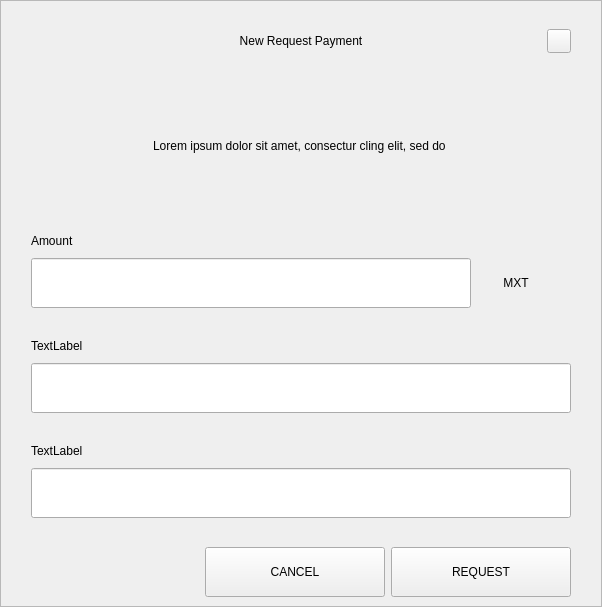
<?xml version="1.0" encoding="UTF-8"?>
<ui version="4.0">
 <class>RequestDialog</class>
 <widget class="QDialog" name="RequestDialog">
  <property name="geometry">
   <rect>
    <x>0</x>
    <y>0</y>
    <width>602</width>
    <height>607</height>
   </rect>
  </property>
  <property name="windowTitle">
   <string>Dialog</string>
  </property>
  <layout class="QVBoxLayout" name="verticalLayout_5">
   <property name="spacing">
    <number>0</number>
   </property>
   <property name="leftMargin">
    <number>0</number>
   </property>
   <property name="topMargin">
    <number>0</number>
   </property>
   <property name="rightMargin">
    <number>0</number>
   </property>
   <property name="bottomMargin">
    <number>0</number>
   </property>
   <item>
    <widget class="QFrame" name="frame">
     <property name="styleSheet">
      <string notr="true"/>
     </property>
     <property name="frameShape">
      <enum>QFrame::StyledPanel</enum>
     </property>
     <property name="frameShadow">
      <enum>QFrame::Raised</enum>
     </property>
     <layout class="QVBoxLayout" name="verticalLayout_4" stretch="1,0,0">
      <property name="spacing">
       <number>0</number>
      </property>
      <property name="leftMargin">
       <number>30</number>
      </property>
      <property name="topMargin">
       <number>20</number>
      </property>
      <property name="rightMargin">
       <number>30</number>
      </property>
      <property name="bottomMargin">
       <number>0</number>
      </property>
      <item>
       <layout class="QHBoxLayout" name="horizontalLayout_3">
        <property name="spacing">
         <number>0</number>
        </property>
        <item>
         <spacer name="horizontalSpacer_21">
          <property name="orientation">
           <enum>Qt::Horizontal</enum>
          </property>
          <property name="sizeHint" stdset="0">
           <size>
            <width>40</width>
            <height>20</height>
           </size>
          </property>
         </spacer>
        </item>
        <item>
         <widget class="QLabel" name="labelTitle">
          <property name="minimumSize">
           <size>
            <width>0</width>
            <height>40</height>
           </size>
          </property>
          <property name="maximumSize">
           <size>
            <width>16777215</width>
            <height>40</height>
           </size>
          </property>
          <property name="styleSheet">
           <string notr="true">padding-left:24px;</string>
          </property>
          <property name="text">
           <string>New Request Payment</string>
          </property>
          <property name="alignment">
           <set>Qt::AlignCenter</set>
          </property>
          <property name="margin">
           <number>7</number>
          </property>
         </widget>
        </item>
        <item>
         <spacer name="horizontalSpacer">
          <property name="orientation">
           <enum>Qt::Horizontal</enum>
          </property>
          <property name="sizeHint" stdset="0">
           <size>
            <width>40</width>
            <height>20</height>
           </size>
          </property>
         </spacer>
        </item>
        <item>
         <widget class="QPushButton" name="btnEsc">
          <property name="minimumSize">
           <size>
            <width>24</width>
            <height>24</height>
           </size>
          </property>
          <property name="maximumSize">
           <size>
            <width>24</width>
            <height>24</height>
           </size>
          </property>
          <property name="focusPolicy">
           <enum>Qt::NoFocus</enum>
          </property>
          <property name="text">
           <string/>
          </property>
         </widget>
        </item>
       </layout>
      </item>
      <item>
       <widget class="QStackedWidget" name="stack">
        <property name="minimumSize">
         <size>
          <width>540</width>
          <height>0</height>
         </size>
        </property>
        <property name="maximumSize">
         <size>
          <width>540</width>
          <height>16777215</height>
         </size>
        </property>
        <property name="currentIndex">
         <number>0</number>
        </property>
        <widget class="QWidget" name="page_1">
         <property name="minimumSize">
          <size>
           <width>540</width>
           <height>0</height>
          </size>
         </property>
         <property name="maximumSize">
          <size>
           <width>540</width>
           <height>16777215</height>
          </size>
         </property>
         <layout class="QVBoxLayout" name="layout1">
          <property name="spacing">
           <number>0</number>
          </property>
          <property name="leftMargin">
           <number>0</number>
          </property>
          <property name="topMargin">
           <number>0</number>
          </property>
          <property name="rightMargin">
           <number>0</number>
          </property>
          <property name="bottomMargin">
           <number>0</number>
          </property>
          <item>
           <spacer name="verticalSpacer_21">
            <property name="orientation">
             <enum>Qt::Vertical</enum>
            </property>
            <property name="sizeType">
             <enum>QSizePolicy::Fixed</enum>
            </property>
            <property name="sizeHint" stdset="0">
             <size>
              <width>20</width>
              <height>30</height>
             </size>
            </property>
           </spacer>
          </item>
          <item alignment="Qt::AlignHCenter">
           <widget class="QLabel" name="labelMessage">
            <property name="minimumSize">
             <size>
              <width>400</width>
              <height>50</height>
             </size>
            </property>
            <property name="text">
             <string>Lorem ipsum dolor sit amet, consectur cling elit, sed do </string>
            </property>
            <property name="alignment">
             <set>Qt::AlignCenter</set>
            </property>
            <property name="wordWrap">
             <bool>true</bool>
            </property>
           </widget>
          </item>
          <item alignment="Qt::AlignBottom">
           <widget class="QWidget" name="containerAmount" native="true">
            <layout class="QVBoxLayout" name="verticalLayout">
             <property name="spacing">
              <number>9</number>
             </property>
             <property name="leftMargin">
              <number>0</number>
             </property>
             <property name="topMargin">
              <number>0</number>
             </property>
             <property name="rightMargin">
              <number>0</number>
             </property>
             <property name="bottomMargin">
              <number>0</number>
             </property>
             <item>
              <widget class="QLabel" name="labelSubtitleAmount">
               <property name="minimumSize">
                <size>
                 <width>350</width>
                 <height>16</height>
                </size>
               </property>
               <property name="maximumSize">
                <size>
                 <width>16777215</width>
                 <height>16</height>
                </size>
               </property>
               <property name="text">
                <string>Amount</string>
               </property>
              </widget>
             </item>
             <item alignment="Qt::AlignTop">
              <widget class="QWidget" name="layoutAmount" native="true">
               <layout class="QHBoxLayout" name="horizontalLayout" stretch="2,0">
                <property name="spacing">
                 <number>0</number>
                </property>
                <property name="leftMargin">
                 <number>0</number>
                </property>
                <property name="topMargin">
                 <number>0</number>
                </property>
                <property name="rightMargin">
                 <number>0</number>
                </property>
                <property name="bottomMargin">
                 <number>0</number>
                </property>
                <item>
                 <widget class="QLineEdit" name="lineEditAmount">
                  <property name="minimumSize">
                   <size>
                    <width>0</width>
                    <height>50</height>
                   </size>
                  </property>
                  <property name="maximumSize">
                   <size>
                    <width>16777215</width>
                    <height>50</height>
                   </size>
                  </property>
                 </widget>
                </item>
                <item>
                 <widget class="QWidget" name="comboContainer" native="true">
                  <property name="minimumSize">
                   <size>
                    <width>100</width>
                    <height>50</height>
                   </size>
                  </property>
                  <property name="maximumSize">
                   <size>
                    <width>16777215</width>
                    <height>50</height>
                   </size>
                  </property>
                  <layout class="QHBoxLayout" name="horizontalLayout_31">
                   <property name="spacing">
                    <number>0</number>
                   </property>
                   <property name="leftMargin">
                    <number>0</number>
                   </property>
                   <property name="topMargin">
                    <number>0</number>
                   </property>
                   <property name="rightMargin">
                    <number>10</number>
                   </property>
                   <property name="bottomMargin">
                    <number>0</number>
                   </property>
                   <item>
                    <widget class="QLabel" name="comboBoxCoin">
                     <property name="text">
                      <string>MXT</string>
                     </property>
                     <property name="alignment">
                      <set>Qt::AlignCenter</set>
                     </property>
                    </widget>
                   </item>
                  </layout>
                 </widget>
                </item>
               </layout>
              </widget>
             </item>
            </layout>
           </widget>
          </item>
          <item>
           <spacer name="verticalSpacer_31">
            <property name="orientation">
             <enum>Qt::Vertical</enum>
            </property>
            <property name="sizeType">
             <enum>QSizePolicy::Fixed</enum>
            </property>
            <property name="sizeHint" stdset="0">
             <size>
              <width>20</width>
              <height>30</height>
             </size>
            </property>
           </spacer>
          </item>
          <item>
           <layout class="QVBoxLayout" name="verticalLayoutLabel">
            <property name="spacing">
             <number>9</number>
            </property>
            <item>
             <widget class="QLabel" name="labelSubtitleLabel">
              <property name="minimumSize">
               <size>
                <width>0</width>
                <height>16</height>
               </size>
              </property>
              <property name="maximumSize">
               <size>
                <width>16777215</width>
                <height>16</height>
               </size>
              </property>
              <property name="text">
               <string>TextLabel</string>
              </property>
             </widget>
            </item>
            <item>
             <widget class="QLineEdit" name="lineEditLabel">
              <property name="minimumSize">
               <size>
                <width>0</width>
                <height>50</height>
               </size>
              </property>
              <property name="maximumSize">
               <size>
                <width>16777215</width>
                <height>50</height>
               </size>
              </property>
             </widget>
            </item>
           </layout>
          </item>
          <item>
           <spacer name="verticalSpacer_34">
            <property name="orientation">
             <enum>Qt::Vertical</enum>
            </property>
            <property name="sizeType">
             <enum>QSizePolicy::Fixed</enum>
            </property>
            <property name="sizeHint" stdset="0">
             <size>
              <width>20</width>
              <height>30</height>
             </size>
            </property>
           </spacer>
          </item>
          <item>
           <layout class="QVBoxLayout" name="verticalLayoutDescription">
            <property name="spacing">
             <number>9</number>
            </property>
            <item>
             <widget class="QLabel" name="labelSubtitleDescription">
              <property name="minimumSize">
               <size>
                <width>0</width>
                <height>16</height>
               </size>
              </property>
              <property name="maximumSize">
               <size>
                <width>16777215</width>
                <height>16</height>
               </size>
              </property>
              <property name="text">
               <string>TextLabel</string>
              </property>
             </widget>
            </item>
            <item>
             <widget class="QLineEdit" name="lineEditDescription">
              <property name="minimumSize">
               <size>
                <width>0</width>
                <height>50</height>
               </size>
              </property>
              <property name="maximumSize">
               <size>
                <width>16777215</width>
                <height>50</height>
               </size>
              </property>
             </widget>
            </item>
            <item>
             <spacer name="verticalSpacer_4">
              <property name="orientation">
               <enum>Qt::Vertical</enum>
              </property>
              <property name="sizeType">
               <enum>QSizePolicy::Fixed</enum>
              </property>
              <property name="sizeHint" stdset="0">
               <size>
                <width>20</width>
                <height>20</height>
               </size>
              </property>
             </spacer>
            </item>
           </layout>
          </item>
         </layout>
        </widget>
        <widget class="QWidget" name="page_2">
         <layout class="QVBoxLayout" name="layout2">
          <item>
           <spacer name="verticalSpacer_5">
            <property name="orientation">
             <enum>Qt::Vertical</enum>
            </property>
            <property name="sizeType">
             <enum>QSizePolicy::Fixed</enum>
            </property>
            <property name="sizeHint" stdset="0">
             <size>
              <width>20</width>
              <height>50</height>
             </size>
            </property>
           </spacer>
          </item>
          <item alignment="Qt::AlignHCenter">
           <widget class="QLabel" name="labelQrImg">
            <property name="minimumSize">
             <size>
              <width>260</width>
              <height>260</height>
             </size>
            </property>
            <property name="maximumSize">
             <size>
              <width>260</width>
              <height>260</height>
             </size>
            </property>
            <property name="text">
             <string/>
            </property>
            <property name="alignment">
             <set>Qt::AlignCenter</set>
            </property>
           </widget>
          </item>
          <item>
           <spacer name="verticalSpacer_2">
            <property name="orientation">
             <enum>Qt::Vertical</enum>
            </property>
            <property name="sizeType">
             <enum>QSizePolicy::Fixed</enum>
            </property>
            <property name="sizeHint" stdset="0">
             <size>
              <width>20</width>
              <height>30</height>
             </size>
            </property>
           </spacer>
          </item>
          <item alignment="Qt::AlignHCenter">
           <widget class="QLabel" name="labelAddress">
            <property name="text">
             <string>ZmkEBAFKzay6fMaYp3ZBJGSDXCNaa9DjwD </string>
            </property>
           </widget>
          </item>
          <item>
           <spacer name="verticalSpacer_32">
            <property name="orientation">
             <enum>Qt::Vertical</enum>
            </property>
            <property name="sizeType">
             <enum>QSizePolicy::Expanding</enum>
            </property>
            <property name="sizeHint" stdset="0">
             <size>
              <width>20</width>
              <height>20</height>
             </size>
            </property>
           </spacer>
          </item>
          <item>
           <layout class="QHBoxLayout" name="horizontal">
            <property name="leftMargin">
             <number>20</number>
            </property>
            <property name="rightMargin">
             <number>20</number>
            </property>
            <property name="bottomMargin">
             <number>20</number>
            </property>
            <item>
             <spacer name="horizontalSpacer_4">
              <property name="orientation">
               <enum>Qt::Horizontal</enum>
              </property>
              <property name="sizeHint" stdset="0">
               <size>
                <width>40</width>
                <height>20</height>
               </size>
              </property>
             </spacer>
            </item>
            <item>
             <widget class="QPushButton" name="btnCopyAddress">
              <property name="minimumSize">
               <size>
                <width>180</width>
                <height>50</height>
               </size>
              </property>
              <property name="text">
               <string>COPY ADDRESS</string>
              </property>
             </widget>
            </item>
            <item>
             <widget class="QPushButton" name="btnCopyUrl">
              <property name="minimumSize">
               <size>
                <width>180</width>
                <height>50</height>
               </size>
              </property>
              <property name="text">
               <string>COPY URL</string>
              </property>
             </widget>
            </item>
            <item>
             <spacer name="horizontalSpacer_2">
              <property name="orientation">
               <enum>Qt::Horizontal</enum>
              </property>
              <property name="sizeHint" stdset="0">
               <size>
                <width>40</width>
                <height>20</height>
               </size>
              </property>
             </spacer>
            </item>
           </layout>
          </item>
         </layout>
        </widget>
       </widget>
      </item>
      <item>
       <widget class="QWidget" name="buttonsStack" native="true">
        <layout class="QHBoxLayout" name="horizontalLayout_5">
         <property name="leftMargin">
          <number>20</number>
         </property>
         <property name="rightMargin">
          <number>0</number>
         </property>
         <item>
          <spacer name="horizontalSpacer_41">
           <property name="orientation">
            <enum>Qt::Horizontal</enum>
           </property>
           <property name="sizeHint" stdset="0">
            <size>
             <width>40</width>
             <height>20</height>
            </size>
           </property>
          </spacer>
         </item>
         <item>
          <widget class="QPushButton" name="btnCancel">
           <property name="minimumSize">
            <size>
             <width>180</width>
             <height>50</height>
            </size>
           </property>
           <property name="focusPolicy">
            <enum>Qt::NoFocus</enum>
           </property>
           <property name="text">
            <string>CANCEL</string>
           </property>
          </widget>
         </item>
         <item>
          <widget class="QPushButton" name="btnSave">
           <property name="minimumSize">
            <size>
             <width>180</width>
             <height>50</height>
            </size>
           </property>
           <property name="focusPolicy">
            <enum>Qt::NoFocus</enum>
           </property>
           <property name="text">
            <string>REQUEST</string>
           </property>
          </widget>
         </item>
        </layout>
       </widget>
      </item>
     </layout>
    </widget>
   </item>
  </layout>
 </widget>
 <resources/>
 <connections/>
</ui>
